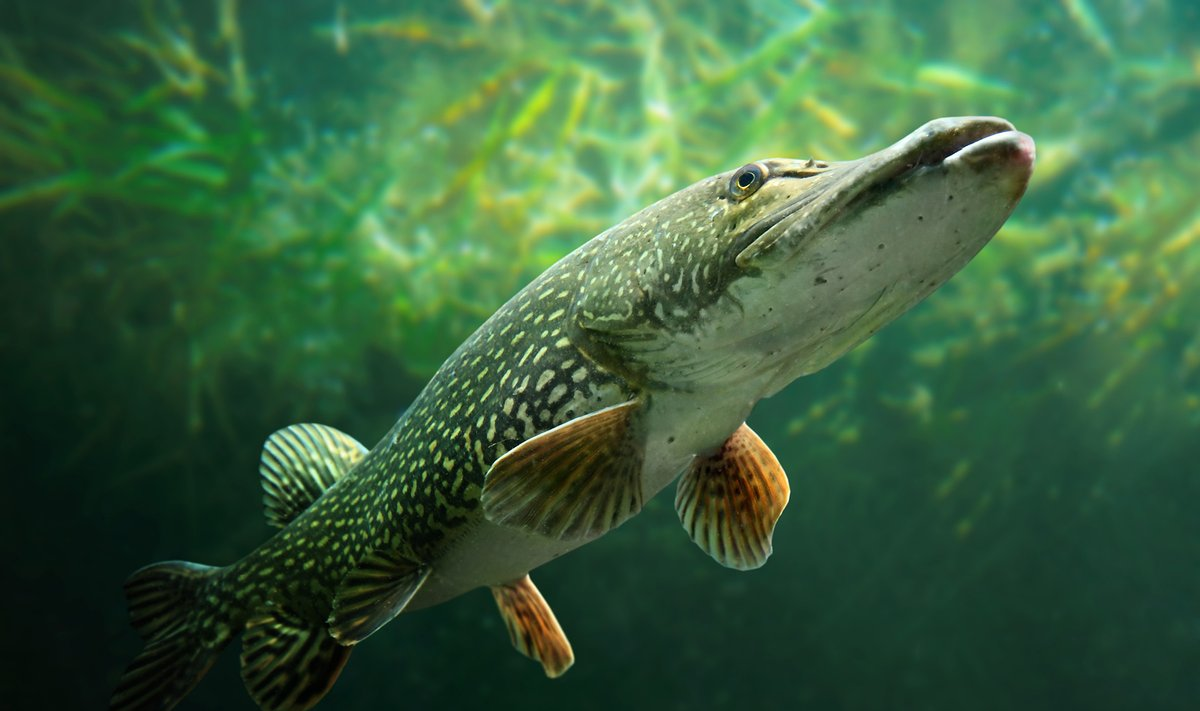
//> input picture assets/fish.jpg, 1200 x 711 px, given in place of the camera
$ ./main   (built with g++ and OpenCV 4)
//> lines starting //> are read from the running program, lines starting //| are printed output that depends on the picture
#include <opencv2/highgui.hpp>
#include <opencv2/imgcodecs.hpp>
#include <opencv2/imgproc.hpp>
#include <opencv2/videoio.hpp>

#include <iostream>
#include <string>
#include <vector>
#include <cstdlib>

void displayProgramInformation(){
    std::cout<<"Camera colour tracker!\n";
}


int main(){
    displayProgramInformation();

    cv::VideoCapture camera{0};

    if (!camera.isOpened())
    {
        std::cerr << "Error: could not open camera.\n";
        return 2;
    }

    while(true){

        cv::Mat frame;
        camera.read(frame);
//> frame is the input picture: 711 rows x 1200 cols, CV_8UC3; mean B, G, R 61, 95.8, 57
        if (frame.empty())
        {
            std::cerr << "Error: received an empty frame.\n";
            break;
        }

        const cv::Mat image{frame};

        cv::Mat resizedImage;

        cv::resize(
            image,
            resizedImage,
            cv::Size(),
            1.3,
            1.3,
            cv::INTER_AREA
        );

        cv::Mat hsvImage;
        cv::cvtColor(
            resizedImage,
            hsvImage,
            cv::COLOR_BGR2HSV
        );
//> hsvImage: 924 rows x 1560 cols, CV_8UC3; mean H, S, V 63.8, 136.4, 96.2

        cv::Mat colourMask;
        const cv::Scalar lowerBlue{90, 210, 210};
        const cv::Scalar upperBlue{107, 255, 255};
        cv::inRange(
            hsvImage,
            lowerBlue,
            upperBlue,
            colourMask
        );
//> colourMask: 924 rows x 1560 cols, CV_8UC1; every value is 0

        const cv::Mat kernel{
            cv::getStructuringElement(
                cv::MORPH_ELLIPSE,
                cv::Size{7, 7}
            )
        };

        cv::Mat cleanedMask;
        cv::morphologyEx(
            colourMask,
            cleanedMask,
            cv::MORPH_OPEN,
            kernel
        );
        cv::morphologyEx(
            cleanedMask,
            cleanedMask,
            cv::MORPH_CLOSE,
            kernel
        );

        std::vector<std::vector<cv::Point>> contours;
        cv::findContours(
            cleanedMask,
            contours,
            cv::RETR_EXTERNAL,
            cv::CHAIN_APPROX_SIMPLE
        );
//> contours = 0 contours

        double largestArea{DBL_MIN};
        int indexOfArea{-1};
        for(std::size_t i{}; i < contours.size(); ++i){
            const double area{cv::contourArea(contours[i])};
            if(area > largestArea){
                largestArea = area;
                indexOfArea = static_cast<int>(i);
            }
        }
//> this loop made 0 passes
//> after the loop, largestArea = 2.23e-308; indexOfArea = -1

        cv::Mat finalImage{resizedImage.clone()};
        if(indexOfArea == -1){
            std::cout << "No object found!\n";
        }else{

            cv::Moments targetMoments{
                cv::moments(contours[indexOfArea])
            };

            if(targetMoments.m00 != 0.0)
            {
                const cv::Point targetCentre{
                    static_cast<int>(
                        targetMoments.m10 / targetMoments.m00
                    ),
                    static_cast<int>(
                        targetMoments.m01 / targetMoments.m00
                    )
                };

                cv::Point frameCentre{
                    resizedImage.cols / 2,
                    resizedImage.rows / 2
                };

                cv::drawMarker(
                    finalImage,
                    targetCentre,
                    cv::Scalar{0, 0, 255}
                );

                cv::drawMarker(
                    finalImage,
                    frameCentre,
                    cv::Scalar{0, 255, 0},
                    1
                );
                cv::line(
                    finalImage,
                    targetCentre,
                    frameCentre,
                    cv::Scalar(0, 255, 0),
                    2
                );

                int offsetX {frameCentre.x - targetCentre.x};
                int offsetY {frameCentre.y - targetCentre.y};
                std::string message = std::to_string(offsetX) + " " + std::to_string(offsetY);
                cv::putText(
                    finalImage,
                    message,
                    {targetCentre.x + ::abs(frameCentre.x - targetCentre.x)/2, targetCentre.y + ::abs(frameCentre.y - targetCentre.y)/2 - 10},
                    cv::FONT_HERSHEY_COMPLEX,
                    1,
                    cv::Scalar{0, 0, 255},
                    2
                );
            }
            cv::drawContours(
                finalImage,
                contours,
                indexOfArea,
                cv::Scalar{0, 0, 255},
                2
            );
        }
        cv::imshow("Original image", image);
        cv::imshow("Hsv image", hsvImage);
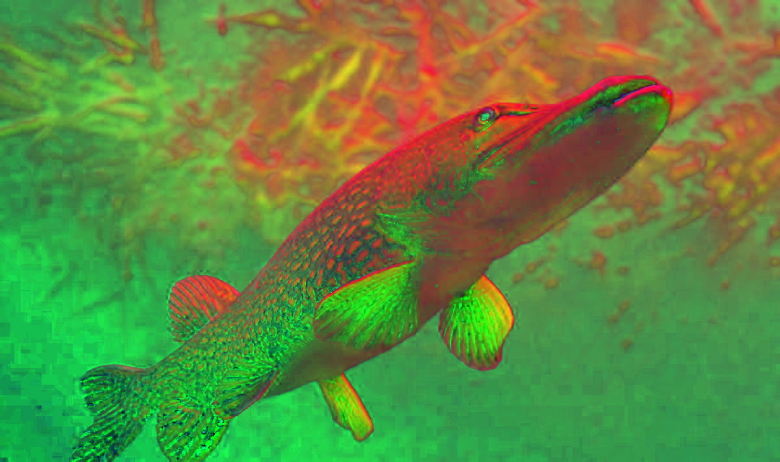
//> window 'Hsv image': 924 rows x 1560 cols, CV_8UC3 (shown at 1/2 size); mean B, G, R 63.8, 136.4, 96.2
        cv::imshow("Colour mask", colourMask);
        cv::imshow("Cleaned mask", cleanedMask);
        cv::imshow("Final image", finalImage);

        const int key{cv::waitKey(1)};
//> the 'q' key is pressed
        if (key == 'q' || key == 27)
        {
            break;
        }

        std::cout << "Image loaded successfully.\n";
        std::cout << "Width: " << image.cols << '\n';
        std::cout << "Height: " << image.rows << '\n';
        std::cout << "Channels image: " << image.channels() << '\n';
        std::cout << "Channels hsv: " << hsvImage.channels() << '\n';
        std::cout << "Channels mask: " << colourMask.channels() << '\n';

    }

    camera.release();
    cv::destroyAllWindows();

    return 0;
}
